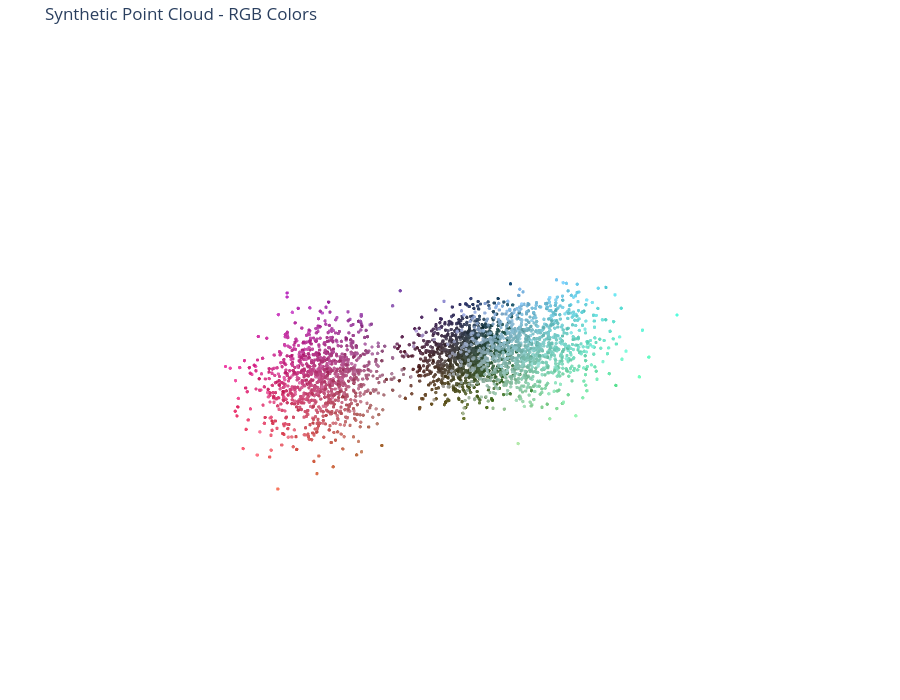

Write notebook code for a chart like this one.
### Markdown cell above
## 4. RGB-colored point cloud

Use this when the scene has RGB information and you want a more natural-looking view.
This is useful later for real scans where color helps interpretation.

### Code cell
fig_rgb = plot_point_cloud(points, colors=rgb_colors, title='Synthetic Point Cloud - RGB Colors')
fig_rgb.show()

### Figure 1 — Plotly figure (JSON) as saved in the notebook; plotly's stock layout.template omitted (floating-point values rounded to 4 significant figures; data arrays with more than 128 entries replaced by an {"elided": "..."} marker saying what was removed)
{"data": [{"hovertemplate": "x=%{x:.3f}<br>y=%{y:.3f}<br>z=%{z:.3f}<extra></extra>", "marker": {"color": {"elided": "3000 str values"}, "opacity": 0.9, "size": 2}, "mode": "markers", "name": "points", "type": "scatter3d", "x": {"elided": "3000 float values"}, "y": {"elided": "3000 float values"}, "z": {"elided": "3000 float values"}}], "layout": {"height": 700, "legend": {"font": {"size": 16}, "itemsizing": "constant", "itemwidth": 50}, "margin": {"b": 0, "l": 0, "r": 0, "t": 40}, "scene": {"aspectmode": "data", "bgcolor": "white", "xaxis": {"visible": false}, "yaxis": {"visible": false}, "zaxis": {"visible": false}}, "showlegend": false, "title": {"text": "Synthetic Point Cloud - RGB Colors"}, "width": 900}}
